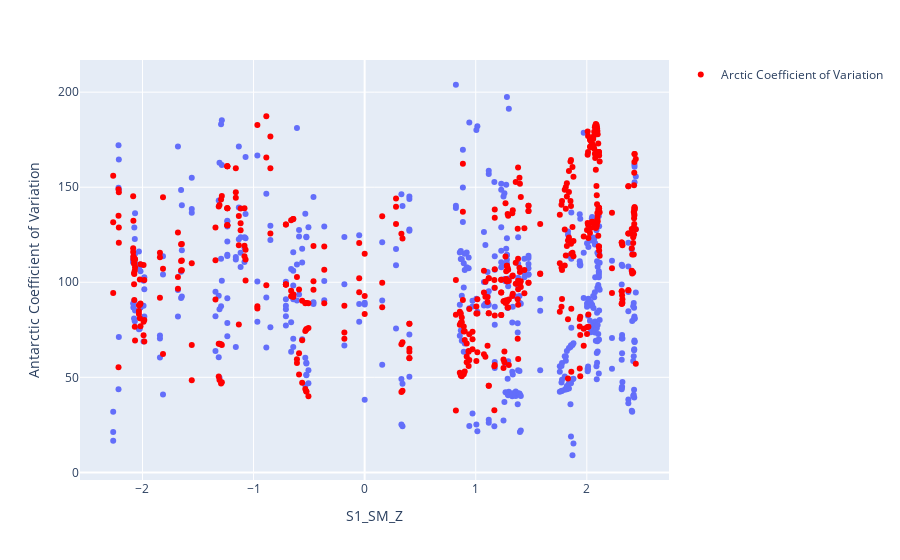

The code cell stored with this chart in its notebook:
### Code cell
fig = px.scatter(df, x = 'S1_SM_Z', y = 'Antarctic Coefficient of Variation')
fig.add_trace(go.Scatter(x=df['S1_SM_Z'], y=df['Arctic Coefficient of Variation'], name='Arctic Coefficient of Variation', mode='markers',marker=dict(color='red')
    )
)

### Figure 1 — Plotly figure (JSON) as saved in the notebook; plotly's stock layout.template omitted (floating-point values rounded to 4 significant figures; data arrays with more than 128 entries replaced by an {"elided": "..."} marker saying what was removed)
{"data": [{"hovertemplate": "S1_SM_Z=%{x}<br>Antarctic Coefficient of Variation=%{y}<extra></extra>", "legendgroup": "", "marker": {"color": "#636efa", "symbol": "circle"}, "mode": "markers", "name": "", "orientation": "v", "showlegend": false, "type": "scatter", "x": {"elided": "486 float values"}, "xaxis": "x", "y": {"elided": "486 float values"}, "yaxis": "y"}, {"marker": {"color": "red"}, "mode": "markers", "name": "Arctic Coefficient of Variation", "type": "scatter", "x": {"elided": "486 float values"}, "y": {"elided": "486 float values"}}], "layout": {"autosize": true, "legend": {"tracegroupgap": 0}, "margin": {"t": 60}, "xaxis": {"anchor": "y", "autorange": true, "domain": [0, 1], "range": [-2.549, 2.727], "title": {"text": "S1_SM_Z"}, "type": "linear"}, "yaxis": {"anchor": "x", "autorange": true, "domain": [0, 1], "range": [-6.081, 219.0], "title": {"text": "Antarctic Coefficient of Variation"}, "type": "linear"}}}
